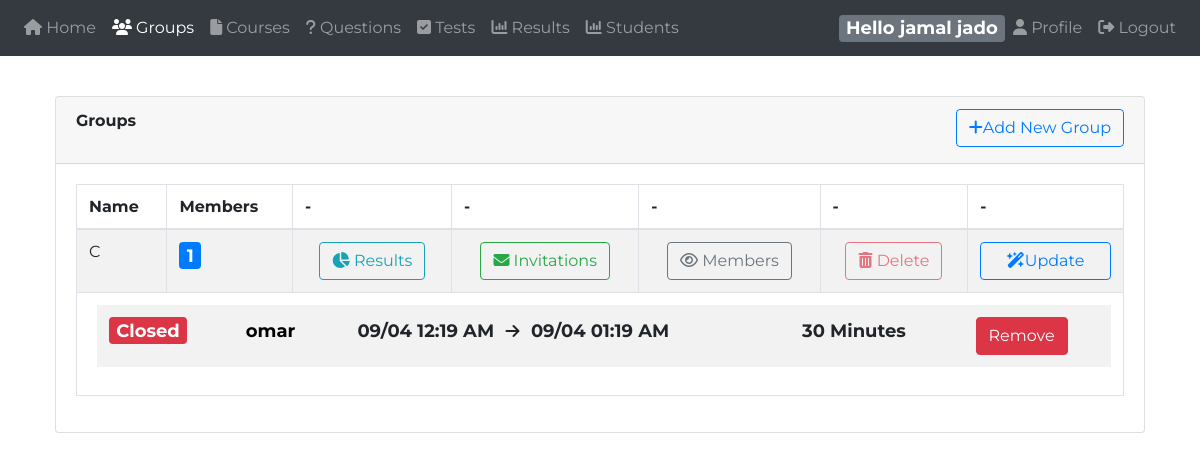
The page /instructor/?groups (signed in) on the database its author committed.
### tables this page shows
CREATE TABLE `instructor` (
  `id` int(11) NOT NULL,
  `name` varchar(120) NOT NULL,
  `email` varchar(120) NOT NULL,
  `password` varchar(100) NOT NULL,
  `phone` varchar(13) NOT NULL,
  `password_token` varchar(100) DEFAULT NULL,
  `token_expire` timestamp NULL DEFAULT NULL,
  `suspended` int(11) NOT NULL DEFAULT 0,
  `isAdmin` tinyint(1) NOT NULL DEFAULT 0
);

CREATE TABLE `groups` (
  `id` int(11) NOT NULL,
  `name` varchar(255) NOT NULL,
  `assignedTest` int(11) DEFAULT NULL,
  `settingID` int(11) DEFAULT NULL,
  `instructorID` int(11) DEFAULT NULL
);

CREATE TABLE `test_settings` (
  `id` int(11) NOT NULL,
  `startTime` datetime DEFAULT NULL,
  `endTime` datetime DEFAULT NULL,
  `duration` int(3) DEFAULT NULL,
  `random` tinyint(255) DEFAULT NULL,
  `prevQuestion` int(1) DEFAULT NULL,
  `viewAnswers` tinyint(1) DEFAULT NULL,
  `releaseResult` int(1) DEFAULT 1,
  `sendToStudent` tinyint(1) DEFAULT NULL,
  `sendToInstructor` tinyint(1) DEFAULT NULL,
  `passPercent` int(3) DEFAULT NULL,
  `instructorID` int(11) DEFAULT NULL,
  `testName` varchar(255) NOT NULL
);

### instructor/app/model/dbh.class.php (called while the page is built)
<?php
class dbh {
    private $host = "localhost";
    private $port = "3306";
    private $username = "root";
    private $password = "";
    private $dbName = "final";
    public function connect() {
        try {
            $dsn = "mysql:host={$this->host};port={$this->port};dbname={$this->dbName};charset=utf8mb4";
            $pdo = new PDO($dsn, $this->username, $this->password);
            $pdo->setAttribute(PDO::ATTR_ERRMODE, PDO::ERRMODE_EXCEPTION);
            $pdo->setAttribute(PDO::ATTR_DEFAULT_FETCH_MODE, PDO::FETCH_ASSOC);
            return $pdo;
        } catch (PDOException $e) {
            die("   Eror Connection Database " . $e->getMessage());
        }
    }
}

### instructor/app/model/instructor.class.php (called while the page is built, shortened)
<?php
class Instructor extends dbh {
    public function getByEmail($email) {
        $sql = "SELECT id, name, password, email, phone, isAdmin FROM instructor WHERE email = :email";
        $stmt = $this->connect()->prepare($sql);
        $stmt->bindParam(":email", $email);
        $stmt->execute();
        return $stmt->fetch(PDO::FETCH_OBJ);
    }
}

### instructor/app/model/group.class.php (called while the page is built, shortened)
<?php
class group extends dbh {
    public function getAll() {
        $db = $this->connect();
        $query = "SELECT gp.id, name,
                 (SELECT COUNT(*) FROM groups_has_students sg WHERE sg.groupID = gp.id) AS members,
                 (SELECT name FROM test WHERE id = gp.assignedTest) AS assignedTest,
                 gp.assignedTest AS testID,
                 (CASE WHEN (convert_tz(now(), @@session.time_zone, '+02:00')
                  BETWEEN ts.startTime AND ts.endTime) THEN 1 ELSE 0 END) AS isActive,
                 ts.startTime, ts.endTime, ts.duration, ts.viewAnswers,
                 gp.instructorID AS instructor
                 FROM groups gp
                 LEFT JOIN test_settings ts ON ts.id = gp.settingID
                 WHERE gp.instructorID = ?";
        $stmt = $db->prepare($query);
        $stmt->execute([$_SESSION['mydata']->id]);
        return $stmt->fetchAll(PDO::FETCH_OBJ);
    }
}

### instructor/app/view/groups.php (the view, shortened to what this page needs)
<?php
require_once 'header.php';
require_once 'navbar.php';
$group = new group();
$allGroups = $group->getAll($_SESSION['mydata']->id);
?>
<div class="content mt-3">
    <div class="animated fadeIn">
        <div class="col-md-12">
          <?php
						if (isset($_GET['invitations']) && isset($_GET['id'])) { ?>
								<button type="button" class="btn btn-warning float-right w-100"  data-toggle="modal" data-target="#addstudent">
									<i class="fa fa-plus"></i> Add Students
								</button>
							<div class="modal fade" id="addstudent" tabindex="-1" role="dialog">
							  <div class="modal-dialog" role="document">
							    <div class="modal-content">
							      <div class="modal-header">
							        <h5 class="modal-title">Add Students to Group</h5>
							        <button type="button" class="close" data-dismiss="modal" aria-label="Close">
							          <span aria-hidden="true">&times;</span>
							        </button>
							      </div>
							      <div class="modal-body">
											<form action="app/controller/group.inc.php?addStudents" id="addstudentForm" method="post">
												<input type="hidden" name="groupID" value="<?php echo $_GET['id']; ?>">
												<div class="form-group">
											    <label for="studentIDs">Student IDs</label>
											    <textarea class="form-control" id="studentIDs" name="studentIDs" rows="10" placeholder="Write One ID per line."></textarea>
											  </div>
											</form>
							      </div>
							      <div class="modal-footer">
							        <button type="button" class="btn btn-secondary" data-dismiss="modal">Close</button>
							        <button type="submit" form="addstudentForm" class="btn btn-primary">Add</button>
							      </div>
							    </div>
							  </div>
							</div>
					<?php }else{ ?>
            <div class="card">
              <div class="card-header">
                <strong class="card-title">Groups</strong>
                <button type="button" class="btn btn-outline-primary float-right mb-1" data-toggle="modal" data-target="#addnewgroup"><i class="fa fa-plus"></i>Add New Group</button>
              </div>
              <div class="card-body">
                <table id="bootstrap-data-table" class="table table-striped table-bordered">
                  <thead>
                    <tr>
                      <th>Name</th>
                      <th>Members</th>
                      <th>-</th>
                      <th>-</th>
                      <th>-</th>
                      <th>-</th>
                      <th>-</th>
                    </tr>
                  </thead>
                  <tbody>
                    <?php
										foreach ($allGroups as $group) { ?>
                      <tr>
                        <td>
                          <?php echo $group->name ?>
                        </td>
                        <td><a href="#" class="badge badge-primary"><?php echo $group->members ?></a></td>
                        <td class="text-center">
                          <a type="button" class="btn btn-outline-info" href="?results&groupID=<?php echo $group->id ?>"><i class="fa fa-pie-chart"></i> Results</a>
                        </td>
                        <td class="text-center">
                          <a type="button" class="btn btn-outline-success" href="?groups&invitations&id=<?php echo $group->id ?>"><i class="fa fa-envelope"></i> Invitations</a>
                        </td>
                        <td class="text-center">
                          <a type="button" class="btn btn-outline-secondary" href="?groups&viewMembers&id=<?php echo $group->id ?>"><i class="fa fa-eye"></i> Members</a>
                        </td>
                        <td class="text-center">
                          <button type="button" class="btn btn-outline-danger" <?php echo ($group->members == 0)? '':'disabled' ?> onclick="javascript: if (confirm('Are you sure you want to delete this Group?'))
														{ window.location.href='app/controller/group.inc.php?deleteGroup=<?php echo $group->id ?>';}">
														<i class="fa fa-trash"></i> Delete
													</button>
                        </td>
                        <td class="text-center">
                          <button type="button" data-toggle="modal" data-target="#editgroup" data-gname="<?php echo $group->name ?>" data-gid="<?php echo $group->id ?>" class="btn btn-outline-primary btn-block"><i class="fa fa-magic"></i>Update</button>
                        </td>
											</tr>
											<?php if($group->assignedTest){ ?>
											<tr>
												<td colspan="10"  style="padding-left:20px">
													<div>
													<table class="table table-borderless">
														<tbody>
															<tr>
																	<td>
																		<?php echo (($group->isActive)? '<span class="badge badge-success">Opened':'<span class="badge badge-danger">Closed') ?></span>
																	</td>
																	<td>
																		<?php echo (($group->assignedTest) ? ('<a href="?tests=view&id='. $group->testID .'" class="badge black-link">' . $group->assignedTest . '</a>') : '') ?>
																	</td>
																	<td>
																		<?php
																		if ($group->endTime){ ?>
																		<span class="badge"><?php echo date('d/m h:i A', strtotime($group->startTime)) ?> </span> <i class="fa fa-arrow-right" aria-hidden="true"></i>
																		<span class="badge"><?php echo date('d/m h:i A', strtotime($group->endTime)) ?></span>
																	<?php }else{ ?>
																		<span class="badge">No Time Limit</span>
																	<?php } ?>
																	</td>
																	<td>
																		<span class="badge"><?php echo (($group->duration)? ($group->duration . ' Minutes') :'No Time Limit') ?></span>
																	</td>
																	<td>
																		<button type="button" data-gid="<?php echo $group->id ?>" class="btn btn-danger deleteAssignedTest">Remove</button>
																	</td>
															</tr>
														</tbody>
													</table>
													</div>
											</td>
										</tr>
									<?php }} ?>
                  </tbody>
                </table>
              </div>
            </div>
						<?php } ?>
        </div>
    </div>
  </div>
  <?php
		require_once 'footer.php';
?>

### instructor/app/view/navbar.php (shortened to what this page needs)
<?php
$obj = new instructor();
$usr = $obj->getByEmail($_SESSION['mydata']->email);
?>
<body>
  <nav class="navbar navbar-icon-top navbar-expand-lg navbar-dark bg-dark">
    <div class="collapse navbar-collapse" id="navbarSupportedContent">
      <ul class="navbar-nav mr-auto">
        <?php
          if($_SESSION['mydata']->isAdmin){ ?>
            <li class="nav-item <?php echo (isset($_GET['instructors'])?'active':'') ?>">
              <a class="nav-link" href="?instructors">
                <i class="fa fa-group"></i>
                Instructors
              </a>
            </li>
            <li class="nav-item <?php echo (isset($_GET['students'])?'active':'') ?>">
              <a class="nav-link" href="?students">
                <i class="fa fa-group"></i>
                Students
              </a>
            </li>
            <li class="nav-item <?php echo (isset($_GET['results'])?'active':'') ?>">
              <a class="nav-link" href="?results">
                <i class="fa fa-group"></i>
                Results
              </a>
            </li>
          <?php }else{ ?>
        <li class="nav-item <?php echo (empty($_GET)?'active':'') ?>">
          <a class="nav-link" href=".">
            <i class="fa fa-home"></i>
              Home
            </a>
        </li>
        <li class="nav-item <?php echo (isset($_GET['groups'])?'active':'') ?>">
          <a class="nav-link" href="?groups">
            <i class="fa fa-group"></i>
            Groups
          </a>
        </li>
        <li class="nav-item <?php echo (isset($_GET['courses'])?'active':'') ?>">
          <a class="nav-link" href="?courses">
            <i class="fa fa-file"></i>
            Courses
          </a>
        </li>
        <li class="nav-item <?php echo (isset($_GET['questions'])?'active':'') ?>">
          <a class="nav-link" href="?questions">
            <i class="fa fa-question"></i>
            Questions
          </a>
        </li>
        <li class="nav-item <?php echo (isset($_GET['tests'])?'active':'') ?>">
          <a class="nav-link" href="?tests">
            <i class="fa fa-check-square"></i>
            Tests
          </a>
        </li>
        <li class="nav-item <?php echo (isset($_GET['results'])?'active':'') ?>">
          <a class="nav-link" href="?results">
            <i class="fa fa-bar-chart"></i>
            Results
          </a>
        </li>
        <li class="nav-item <?php echo (isset($_GET['students'])?'active':'') ?>">
          <a class="nav-link" href="?students">
            <i class="fa fa-bar-chart"></i>
            Students
          </a>
        </li>
<?php } ?>
      </ul>
      <span class="badge badge-secondary">Hello <?php echo $_SESSION['mydata']->name ?></span>
      <ul class="navbar-nav ">
        <li class="nav-item">
          <a class="nav-link" href="?profile">
            <i class="fa fa-user"></i>
            Profile
          </a>
        </li>
        <li class="nav-item">
          <a class="nav-link" href="?logout">
            <i class="fa fa-sign-out"></i>
            Logout
          </a>
        </li>
      </ul>
    </div>
  </nav>

### instructor/style/css/instructor.css (style rules this page uses)
body { font-family: 'Montserrat', sans-serif; min-width: 600px; }
.black-link { color: black; }
a { cursor: pointer; text-decoration: none; }
.badge { font-size: 18; }
.card { margin: 40px; }

### rows shown on the page
instructor: name "jamal jado"
groups: name "C", members "1", assignedTest "omar", settingID.startTime "09/04 12:19 AM", settingID.endTime "09/04 01:19 AM", settingID.duration "30"
